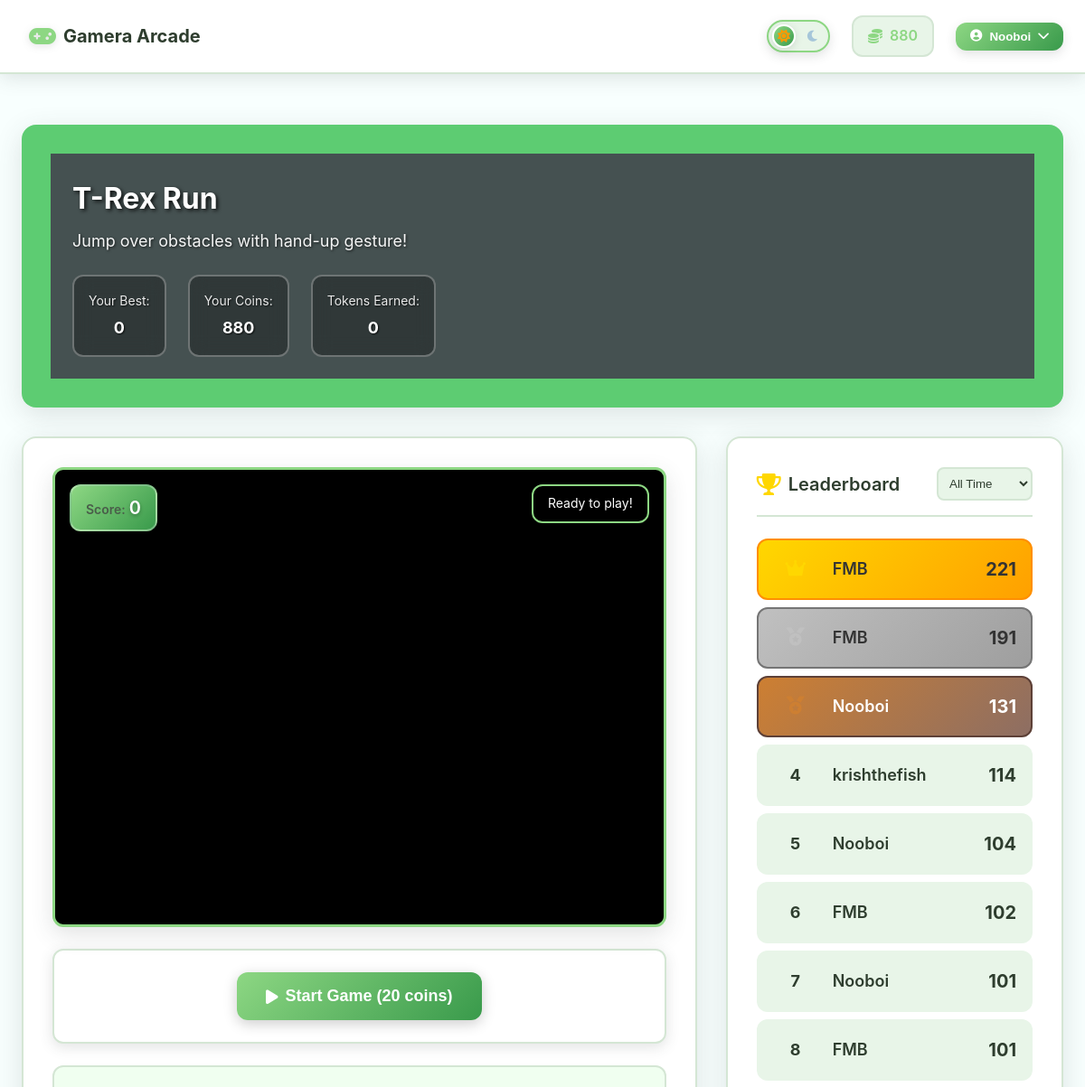
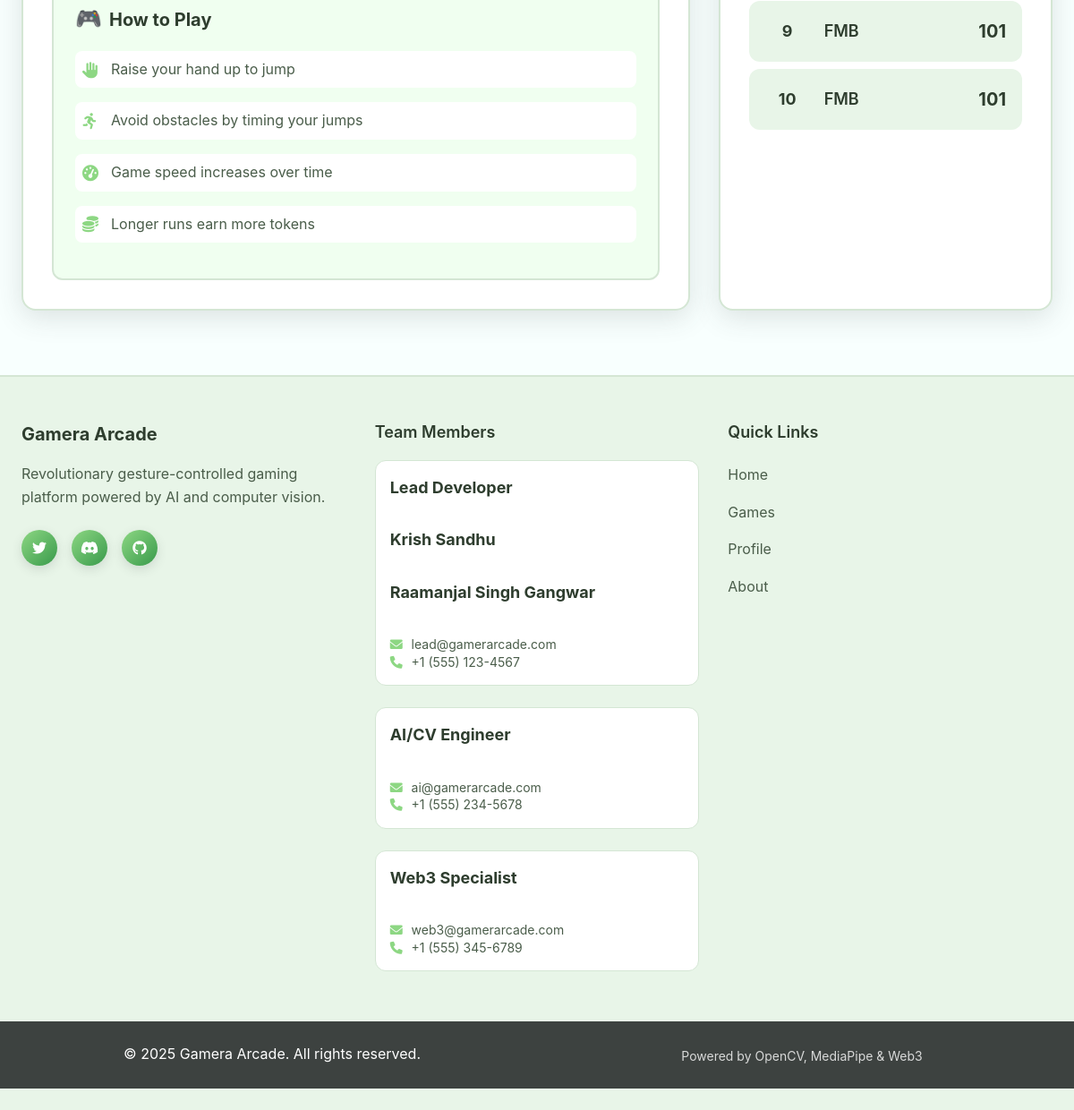
Screenshot of /game/trex_run (signed in) with the database file from the repository (2 pictures, top to bottom).
### app.py (models this page shows)
class User(db.Model):
    id = db.Column(db.Integer, primary_key=True)
    username = db.Column(db.String(80), unique=True, nullable=False)
    email = db.Column(db.String(120), unique=True, nullable=False)
    password_hash = db.Column(db.String(120), nullable=False)
    wallet_address = db.Column(db.String(42), nullable=True)  # Web3 wallet address
    tokens = db.Column(db.Integer, default=1000)  # Game tokens earned
    created_at = db.Column(db.DateTime, default=datetime.utcnow)
    scores = db.relationship('Score', backref='user', lazy=True)

class Score(db.Model):
    id = db.Column(db.Integer, primary_key=True)
    user_id = db.Column(db.Integer, db.ForeignKey('user.id'), nullable=False)
    game_name = db.Column(db.String(50), nullable=False)
    score = db.Column(db.Integer, nullable=False)
    tokens_earned = db.Column(db.Integer, default=0)
    created_at = db.Column(db.DateTime, default=datetime.utcnow)

### app.py (the view)
@app.route('/game/<game_id>')
def game(game_id):
    if game_id not in GAMES_CONFIG:
        flash('Game not found!', 'error')
        return redirect(url_for('index'))
    game_config = GAMES_CONFIG[game_id]
    leaderboard = db.session.query(Score, User.username)\
        .join(User)\
        .filter(Score.game_name == game_id)\
        .order_by(Score.score.desc())\
        .limit(10)\
        .all()
    user = None
    if 'user_id' in session:
        user = User.query.get(session['user_id'])
    return render_template('game.html',
                         game_id=game_id,
                         game_config=game_config,
                         leaderboard=leaderboard,
                         user=user)

### templates/game.html (shortened to what this page needs)
{% extends "layout.html" %}
{% block content %}
<div class="game-page">
  <div class="game-header">
      <div class="game-header-content">
          <div class="game-info" style="background-color:rgb(69, 81, 81);">
              <h1 class="game-title">{{ game_config.name }}</h1>
              <p class="game-description">{{ game_config.description }}</p>
              <div class="game-stats">
                  <div class="stat-item">
                      <span class="stat-label">Your Best:</span>
                      <span class="stat-value" id="personalBest">Loading...</span>
                  </div>
                  <div class="stat-item">
                      <span class="stat-label">Your Coins:</span>
                      <span class="stat-value" id="userCoins">{% if user %}{{ user.tokens }}{% else %}0{% endif %}</span>
                  </div>
                  <div class="stat-item">
                      <span class="stat-label">Tokens Earned:</span>
                      <span class="stat-value" id="tokensEarned">0</span>
                  </div>
              </div>
          </div>
      </div>
  </div>
  <div class="game-content">
      <div class="game-canvas-section">
          <div class="canvas-container">
              {% if game_config.status == 'active' %}
                  <div class="game-overlay-ui">
                      <div class="score-display">
                          <span class="score-label">Score:</span>
                          <span class="score-value" id="currentScore">0</span>
                      </div>
                      <div class="game-status" id="gameStatus">
                          Ready to play!
                      </div>
                  </div>
              {% endif %}
          </div>
          {% if game_config.status == 'active' %}
              <div class="game-controls-bottom">
                  <button class="game-btn primary" id="startGameBtn" onclick="startGame()">
                      <i class="fas fa-play"></i>
                      Start Game (20 coins)
                  </button>
              </div>
          {% endif %}
          <div class="game-instructions">
              <h3>How to Play</h3>
              {% if game_id == 'fruit_ninja' %}
                  <ul>
                      <li><i class="fas fa-hand-paper"></i> Show your hand to the camera</li>
                      <li><i class="fas fa-arrows-alt"></i> Make quick swipe gestures to slice fruits</li>
                      <li><i class="fas fa-target"></i> Don't let fruits fall - you'll lose lives!</li>
                      <li><i class="fas fa-coins"></i> Higher scores earn more tokens</li>
                      <li><i class="fas fa-lightbulb"></i> Make sure you have good lighting for hand detection</li>
                  </ul>
              {% elif game_id == 'trex_run' %}
                  <ul>
                      <li><i class="fas fa-hand-paper"></i> Raise your hand up to jump</li>
                      <li><i class="fas fa-running"></i> Avoid obstacles by timing your jumps</li>
                      <li><i class="fas fa-tachometer-alt"></i> Game speed increases over time</li>
                      <li><i class="fas fa-coins"></i> Longer runs earn more tokens</li>
                  </ul>
              {% endif %}
          </div>
      </div>
      <div class="leaderboard-section">
          <div class="leaderboard-header">
              <h3 class="leaderboard-title">
                  <i class="fas fa-trophy"></i>
                  Leaderboard
              </h3>
              <div class="leaderboard-filter">
                  <select id="leaderboardFilter" onchange="filterLeaderboard()">
                      <option value="all">All Time</option>
                  </select>
              </div>
          </div>
          <div class="leaderboard-list">
              {% if leaderboard %}
                  {% for score, username in leaderboard %}
                      <div class="leaderboard-item {% if loop.index <= 3 %}top-{{ loop.index }}{% endif %}">
                          <div class="rank">
                              {% if loop.index == 1 %}
                                  <i class="fas fa-crown gold"></i>
                              {% elif loop.index == 2 %}
                                  <i class="fas fa-medal silver"></i>
                              {% elif loop.index == 3 %}
                                  <i class="fas fa-medal bronze"></i>
                              {% else %}
                                  <span class="rank-number">{{ loop.index }}</span>
                              {% endif %}
                          </div>
                          <div class="player-info">
                              <span class="player-name">{{ username }}</span>
                              <span class="player-score">{{ score.score }}</span>
                          </div>
                      </div>
                  {% endfor %}
              {% else %}
                  <div class="empty-leaderboard">
                      <i class="fas fa-trophy"></i>
                      <p>No scores yet. Be the first to play!</p>
                  </div>
              {% endif %}
          </div>
      </div>
  </div>
</div>
{% endblock %}

### templates/layout.html (shortened to what this page needs)
<!DOCTYPE html>
<html lang="en">
<head>
    <link rel="stylesheet" href="{{ url_for('static', filename='css/style.css') }}">
    <link href="https://cdnjs.cloudflare.com/ajax/libs/font-awesome/6.0.0/css/all.min.css" rel="stylesheet">
</head>
<body>
    <nav class="navbar">
        <div class="nav-container">
            <div class="nav-brand">
                <a href="{{ url_for('index') }}" class="brand-link">
                    <i class="fas fa-gamepad brand-icon"></i>
                    <span class="brand-text">Gamera Arcade</span>
                </a>
            </div>
            <div class="nav-controls">
                <div class="theme-toggle">
                    <label for="theme-switch" class="theme-label">
                        <i class="fas fa-sun sun-icon"></i>
                        <i class="fas fa-moon moon-icon"></i>
                        <span class="toggle-slider"></span>
                    </label>
                </div>
                {% if session.user_id %}
                <div class="nav-coins">
                    <i class="fas fa-coins"></i>
                    <span>{{ session.tokens }}</span>
                </div>
                {% endif %}
                <div class="profile-dropdown">
                    {% if session.user_id %}
                        <button class="profile-btn" onclick="toggleDropdown()">
                            <i class="fas fa-user-circle"></i>
                            <span>{{ session.username }}</span>
                            <i class="fas fa-chevron-down dropdown-arrow"></i>
                        </button>
                    {% else %}
                        <a href="{{ url_for('auth') }}" class="auth-btn">
                            <i class="fas fa-sign-in-alt"></i>
                            <span>Login</span>
                        </a>
                    {% endif %}
                </div>
            </div>
        </div>
    </nav>
    <main class="main-content">
        {% block content %}{% endblock %}
    </main>
    <footer class="footer">
        <div class="footer-container">
            <div class="footer-section">
                <h3 class="footer-title">Gamera Arcade</h3>
                <p class="footer-description">
                    Revolutionary gesture-controlled gaming platform powered by AI and computer vision.
                </p>
                <div class="footer-social">
                    <a href="#" class="social-link"><i class="fab fa-twitter"></i></a>
                    <a href="#" class="social-link"><i class="fab fa-discord"></i></a>
                    <a href="#" class="social-link"><i class="fab fa-github"></i></a>
                </div>
            </div>
            <div class="footer-section">
                <h4 class="footer-subtitle">Team Members</h4>
                <div class="team-member">
                    <strong>Lead Developer</strong><br>
                    <strong>Krish Sandhu</strong><br>
                    <strong>Raamanjal Singh Gangwar</strong><br>
                    <span class="contact-info">
                        <i class="fas fa-envelope"></i> lead@gamerarcade.com<br>
                        <i class="fas fa-phone"></i> +1 (555) 123-4567
                    </span>
                </div>
                <div class="team-member">
                    <strong>AI/CV Engineer</strong><br>
                    <span class="contact-info">
                        <i class="fas fa-envelope"></i> ai@gamerarcade.com<br>
                        <i class="fas fa-phone"></i> +1 (555) 234-5678
                    </span>
                </div>
                <div class="team-member">
                    <strong>Web3 Specialist</strong><br>
                    <span class="contact-info">
                        <i class="fas fa-envelope"></i> web3@gamerarcade.com<br>
                        <i class="fas fa-phone"></i> +1 (555) 345-6789
                    </span>
                </div>
            </div>
            <div class="footer-section">
                <h4 class="footer-subtitle">Quick Links</h4>
                <ul class="footer-links">
                    <li><a href="{{ url_for('index') }}">Home</a></li>
                    <li><a href="#games">Games</a></li>
                    <li><a href="{{ url_for('profile') }}">Profile</a></li>
                    <li><a href="#about">About</a></li>
                </ul>
            </div>
        </div>
        <div class="footer-bottom">
            <div class="footer-container">
                <p>&copy; 2025 Gamera Arcade. All rights reserved.</p>
                <p class="footer-tech">Powered by OpenCV, MediaPipe & Web3</p>
            </div>
        </div>
    </footer>
</body>
</html>

### rows the page displays
User: username "Nooboi", tokens "880"
Score: username "FMB", score "221"
Score: username "FMB", score "191"
Score: username "Nooboi", score "131"
Score: username "krishthefish", score "114"
Score: username "Nooboi", score "104"
Score: username "FMB", score "102"
Score: username "Nooboi", score "101"
Score: username "FMB", score "101"
Score: username "FMB", score "101"
Score: username "FMB", score "101"

### other values shown
{{ session.tokens }} "880"
{{ game_config.name }} "T-Rex Run"
{{ game_config.description }} "Jump over obstacles with hand-up gesture!"
